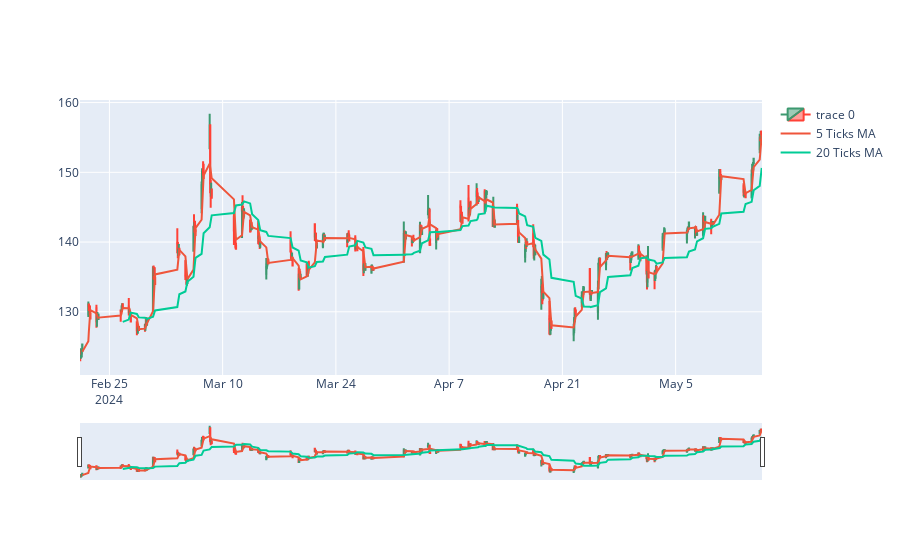

This figure's notebook cell:
### Code cell
# plot eith candle stick

fig = go.Figure(data=[go.Candlestick(x=tsm_data.index,
                open=tsm_data['Open'],
                high=tsm_data['High'],
                low=tsm_data['Low'],
                close=tsm_data['Close'])])

# plot moving average of 20 ticks and 80 ticks

fig.add_trace(go.Scatter(x=tsm_data.index, y=tsm_data['Close'].rolling(window=5).mean(), name='5 Ticks MA'))
fig.add_trace(go.Scatter(x=tsm_data.index, y=tsm_data['Close'].rolling(window=20).mean(), name='20 Ticks MA'))

fig.show()

### Figure 1 — Plotly figure (JSON) as saved in the notebook; plotly's stock layout.template omitted (floating-point values rounded to 4 significant figures; data arrays with more than 128 entries replaced by an {"elided": "..."} marker saying what was removed)
{"data": [{"close": {"elided": "300 float values"}, "high": {"elided": "300 float values"}, "low": {"elided": "300 float values"}, "open": {"elided": "300 float values"}, "type": "candlestick", "x": {"elided": "300 str values"}}, {"name": "5 Ticks MA", "type": "scatter", "x": {"elided": "300 str values"}, "y": {"elided": "300 float values"}}, {"name": "20 Ticks MA", "type": "scatter", "x": {"elided": "300 str values"}, "y": {"elided": "300 float values"}}], "layout": {}}
